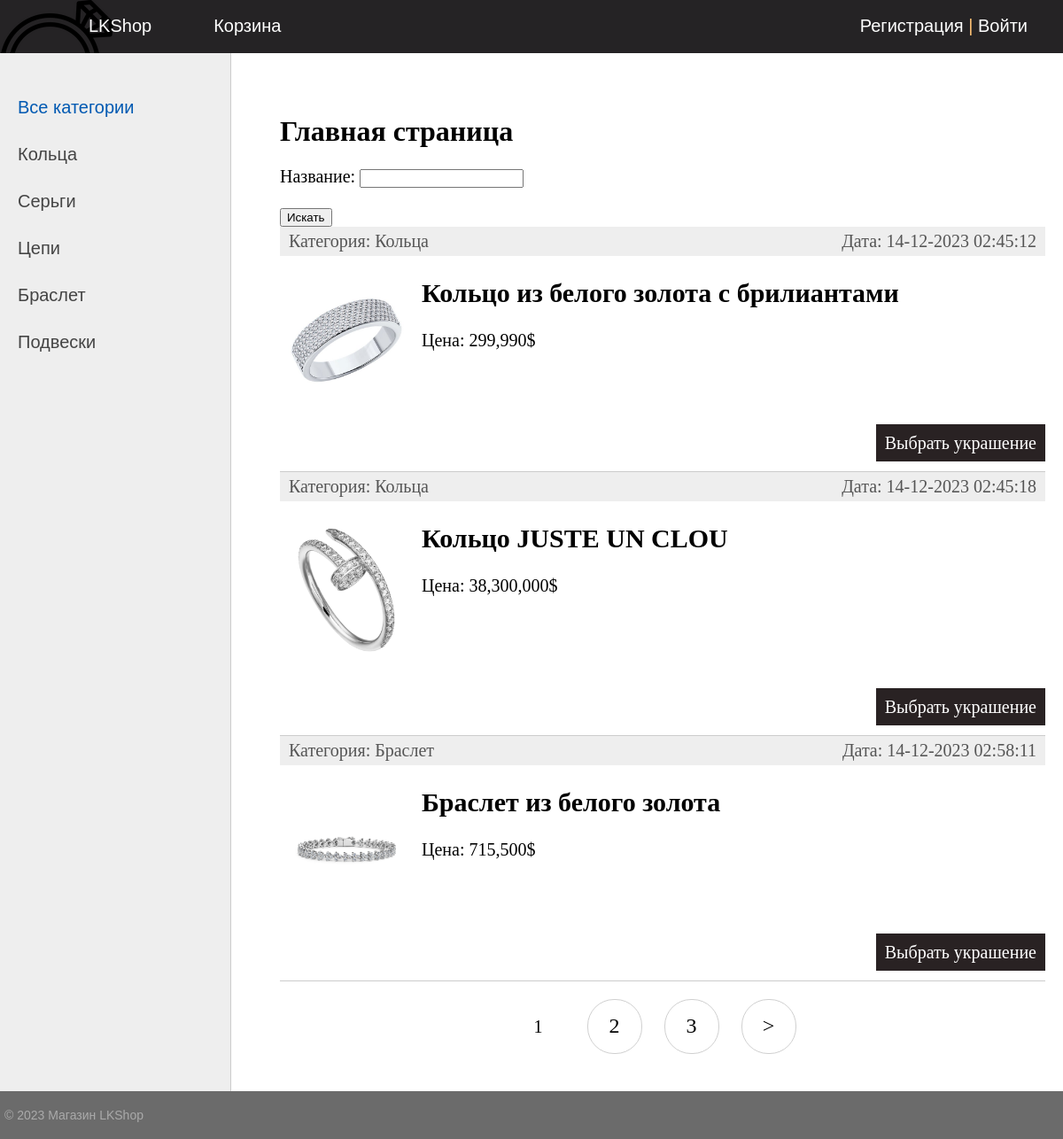
/product/, run on an earlier commit of the app's database.
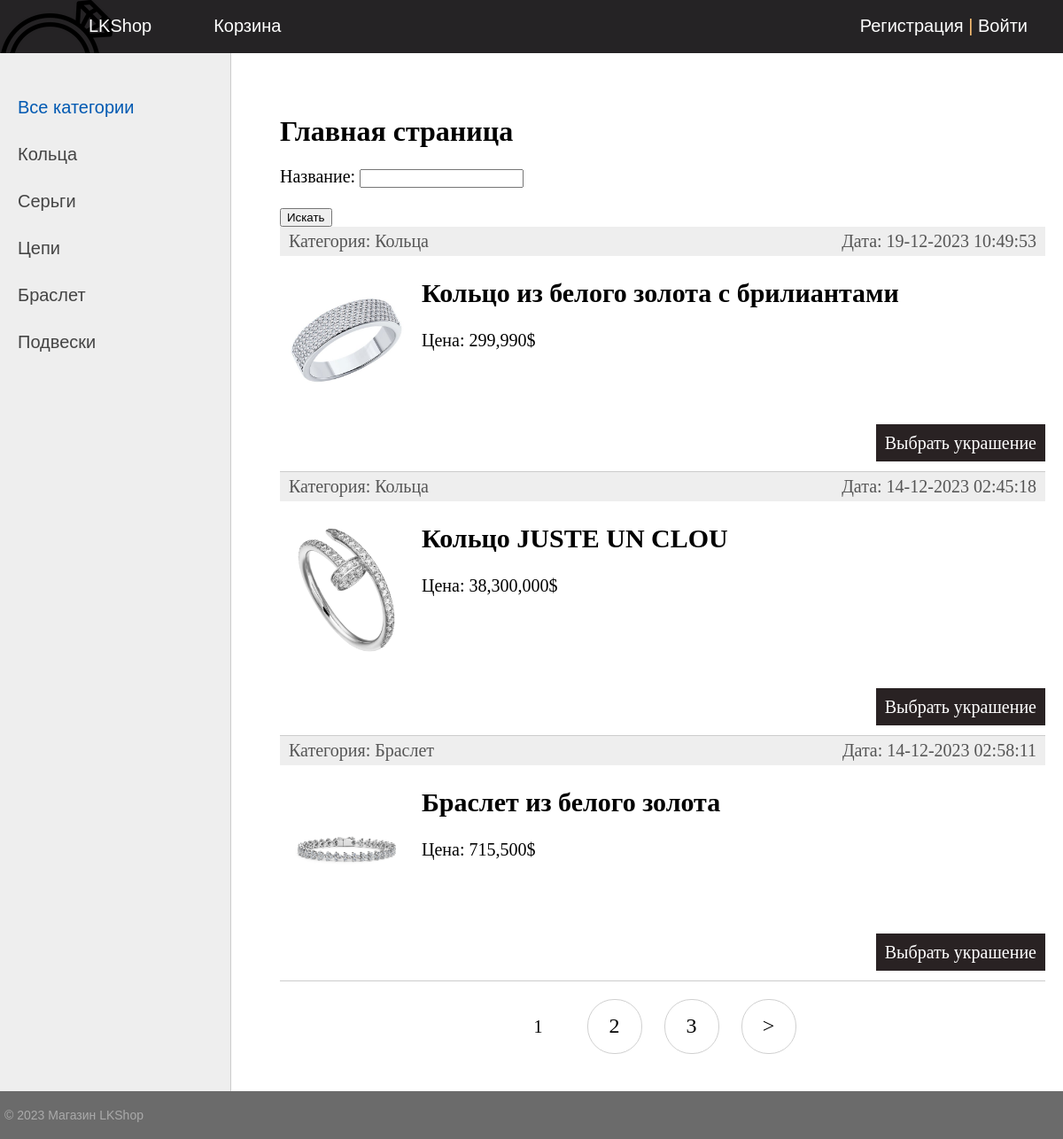
And on a later commit of the database.
### product/models.py (models this page shows, shortened)
class Category(models.Model):
    name = models.CharField(max_length=100, db_index= True, verbose_name="Категория")
    slug = models.SlugField(verbose_name='URL', max_length=255, unique=True, db_index=True)
    def __str__(self):
        return self.name
    def get_absolute_url(self):
        return reverse('category', kwargs={'cat_slug': self.slug})
    class Meta:
        verbose_name = 'Категория'
        verbose_name_plural = 'Категории'
        ordering =['id']

class Product(models.Model):
    name = models.CharField(max_length=255, verbose_name='Название')
    slug = models.SlugField(verbose_name='URL', max_length=255, unique=True, db_index=True)
    cost = models.IntegerField()
    articul = models.IntegerField()
    weight = models.FloatField(default=10, verbose_name='Вес')
    material = models.CharField(max_length=100, null=True, verbose_name='Материал')
    description = models.TextField(blank=True, verbose_name='Описание')
    photo = models.ImageField(upload_to="photos/%Y/%m/%d/", verbose_name='Фото')
    time_create = models.DateTimeField(auto_now_add=True, verbose_name='Время создания')
    time_update = models.DateTimeField(auto_now=True)
    is_published = models.BooleanField(default=True, verbose_name='Публикация')
    cat = models.ForeignKey('Category', on_delete=models.PROTECT, null = True, related_name='get_jewelries')
    user = models.ForeignKey(User, verbose_name='Пользователь', on_delete=models.CASCADE)
    def get_absolute_url(self):
        return reverse('jewelry', kwargs={'jewelry_slug': self.slug})
    class Meta:
        verbose_name = 'Украшения'
        verbose_name_plural = 'Украшения'
        ordering =['time_create', 'name']

### product/views.py (the view)
# urls.py: path('', ProductHome.as_view(), name='home'),
class ProductHome(DataMixin, ListView):
    paginate_by = 3
    model = Product
    template_name = 'product/index.html'
    context_object_name = 'jewelries'
    def get_context_data(self, *, object_list=None, auth=None, **kwargs):
        cats = Category.objects.all()
        context = super().get_context_data(**kwargs)
        queryset = self.get_queryset()
        st_filter = ProductFilter(self.request.GET, queryset)
        jewelries = context.get('object_list', [])
        for jewelry in jewelries:
            jewelry.formatted_cost="{:,}".format(jewelry.cost)
        c_def = self.get_user_context(title="Главная страница", st_filter=st_filter)
        auth = self.request.user.is_authenticated
        return dict(list(context.items()) + list(c_def.items()))
    def get_queryset(self):
        filters = {}
        queryset = super().get_queryset()
        st_filter = ProductFilter(self.request.GET, queryset)
        name = self.request.GET.get('name')
        return st_filter.qs

### product/utils.py (called while the page is built)
    def get_user_context(self, **kwargs):
        context = kwargs
        cats = Category.objects.all()
        context['menu'] = menu
        context['cats']=cats
        if 'cat_selected' not in context:
            context['cat_selected'] = 0
        return context

### product/templates/product/index.html (shortened to what this page needs)
{% extends 'product/base.html' %}
{% block content %}
	<h1>{{ title }}</h1>
	<form method="get" action="{% url 'home' %}">
		{{  st_filter.form.as_p }}
		<button type="submit">Искать</button>
	</form>
<ul class="list-articles">
	{% for j in jewelries %}
			<li><div class="article-panel">
	<p class="first">Категория: {{j.cat}}</p>
	<p class="last">Дата: {{j.time_update|date:"d-m-Y H:i:s"}}</p>
</div>
{% if j.photo %}
	<p><img class="img-article-left thumb" src="{{j.photo.url}}"></p>
{% endif %}
					<h2>{{j.name}}</h2>
		{% autoescape on %}
		<p> Цена: {{j.formatted_cost}}$</p>
		{% endautoescape %}
				<p class="link-read-post"><a href="{{ j.get_absolute_url }}">Выбрать украшение</a></p>
				</li>
		{% endfor %}
</ul>
{% endblock %}

### product/templates/product/base.html (shortened to what this page needs)
{% load static %}
<!DOCTYPE html>
<html lang="en">
<head>
    <link type="text/css" href="{% static 'product/css/styles.css' %}" rel="stylesheet" />
</head>
<body>
{% block mainmenu %}
 <div class="header">
			<ul id="mainmenu" class="mainmenu">
			<li class="logo"><a href="#"><div class="logo">
				<img src="../../static/product/images/icon.ico" id="Home_Icon"/>
			</div></a></li>
{% for m in menu %}
			<li><a href="{% url m.url_name %}">{{m.name}}</a></li>
{% endfor %}
				{% if request.user.is_authenticated %}
				<li class="last"> {{user.username}} | <a href="{% url 'logout' %}">Выйти</a></li>
				{% else %}
				<li class ="last"><a href="{% url 'register' %}">Регистрация</a> | <a href="{% url 'login' %}">Войти</a></li>
				{% endif %}
			</ul>
		</div>
{% endblock mainmenu %}
<table class="table-content" border=0 cellpadding="0" cellspacing="0">
<tr>
	<td valign="top" class="left-chapters">
	<ul id="leftchapters">
{% if cat_selected == 0 %}
		<li class="selected">Все категории</li>
{% else %}
		<li><a href="{% url 'home' %}">Все категории</a></li>
{% endif %}
{% for c in cats %}
	{% if c.pk == cat_selected %}
		<li class="selected">{{c.name}}</li>
	{% else %}
		<li><a href="{{ c.get_absolute_url }}">{{c.name}}</a></li>
	{% endif %}
{% endfor %}
	</ul>
</td>
<td valign="top" class="content">
	<div class="content-text">
{% block content %}
{% endblock %}
{% if page_obj.has_other_pages %}
<nav class="list-pages">
 	<ul>
		{% for p in paginator.page_range %}
		{% if page_obj.number == p %}
		<li class="page-num page-num-selected">{{ p }}</li>
		{% elif p >= page_obj.number|add:-2 and p <= page_obj.number|add:2 %}
		<li class="page-num">
			<a href="?page={{ p }}">{{ p }}</a>
 		</li>
 		{% endif %}
 		{% endfor %}
{% if page_obj.has_next %}
<li class="page-num">
	<a href="?page={{ page_obj.next_page_number }}">&gt;</a>
</li>
{%endif%}
 	</ul>
</nav>
{% endif %}
	</div>
</td></tr></table>
<tr><td valign=top>
	<div id="footer">
		<p>&copy; 2023 Магазин LKShop</p>
	</div>
</td></tr></table>
</body>
</html>

### product/static/product/css/styles.css (style rules this page uses)
html, body { font-family: 'Arial'; margin: 0; padding: 0; height: 100%; width: 100%; color: #444; }
a { color: #0059b2; text-decoration: none; }
img { max-width: 600px; height: auto; }
img.img-article-left { max-width: 300px; height: auto; float: left; padding: 0 10px 10px 0; }
img.img-article-left.thumb { max-width: 150px; height: auto; }
p.link-read-post { text-align: right; }
p.link-read-post a { padding: 10px; min-width: 100px; background: #292223; color: #fff; text-decoration: none; }
div.article-panel { background: #eee; padding: 5px 10px 5px 10px; box-sizing: border-box; overflow: hidden; color: #555; }
div.article-panel p.first { margin: 0; float: left; }
div.article-panel p.last { margin: 0; float: right; }
ul.list-articles { list-style: none; margin: 0; padding: 0; }
ul.list-articles li { border-bottom: 1px solid #ccc; }
.header { background: #252325; height: 60px; }
.logo { background: url('../images/logo.png') no-repeat 10px 5px; width: 70px; height: 60px; }
ul.mainmenu { list-style: none; margin: 0; padding: 0; height: 60px; color: #fdc073; font-size: 20px; overflow: hidden; }
ul.mainmenu li { float: left; margin: 18px 40px 0 30px; }
ul.mainmenu li.logo { margin: 0; }
ul.mainmenu li.last { float: right; }
ul.mainmenu li a { color: #ffffff; text-decoration: none; }
.table-content { width: 100%; min-height: 100%; height: 100%; }
.left-chapters { margin: 0; background: #eee; border-right: 1px solid #ccc; min-height: 100%; }
.left-chapters ul { width: 230px; min-height: 100%; margin: 0; padding: 20px 10px 10px 20px; list-style: none; font-size: 20px; }
.left-chapters ul li { margin: 30px 0 0 0; color: #999; }
.left-chapters ul li.selected { color: #0059b2; }
.left-chapters ul li a { color: #444; text-decoration: none; }
.content { padding: 40px 20px 20px 40px; width: 100%; box-sizing: border-box; }
.content-text { margin: 30px 0 0 15px; color: #000; font-size: 20px; font-family: Yandex Sans Display Light; }
.content-text h1 { font-size: 32px; }
#footer { box-sizing: border-box; background: #6B6B6B; padding: 5px; color: #aaa; font-size: 14px; font-family: Verdana, Geneva, Arial, Helvetica; text-align: left; overflow: hidden; }
.list-pages { text-align: center; margin: 0 0 20px 0; }
.list-pages ul { margin: 20px 0 0 0; padding: 0; list-style: none; }
.list-pages ul li { display: inline-block; margin: 0 20px 0 0; }
.list-pages .page-num, .page-num-selected { display: inline-block; width: 60px; height: 44px; padding: 16px 0 0 0; border: 1px solid #d0d0d0; border-radius: 30px; }
.list-pages a { color: #000; font-size: 24px; text-decoration: none; }
.list-pages .page-num-selected { border: none; color: #000; font-size: 20px; }

What changed in the data, as far as the page shows it:
changed Product "Кольцо из белого золота с брилиантами": time_update "14-12-2023 02:45:12" → "19-12-2023 10:49:53"
